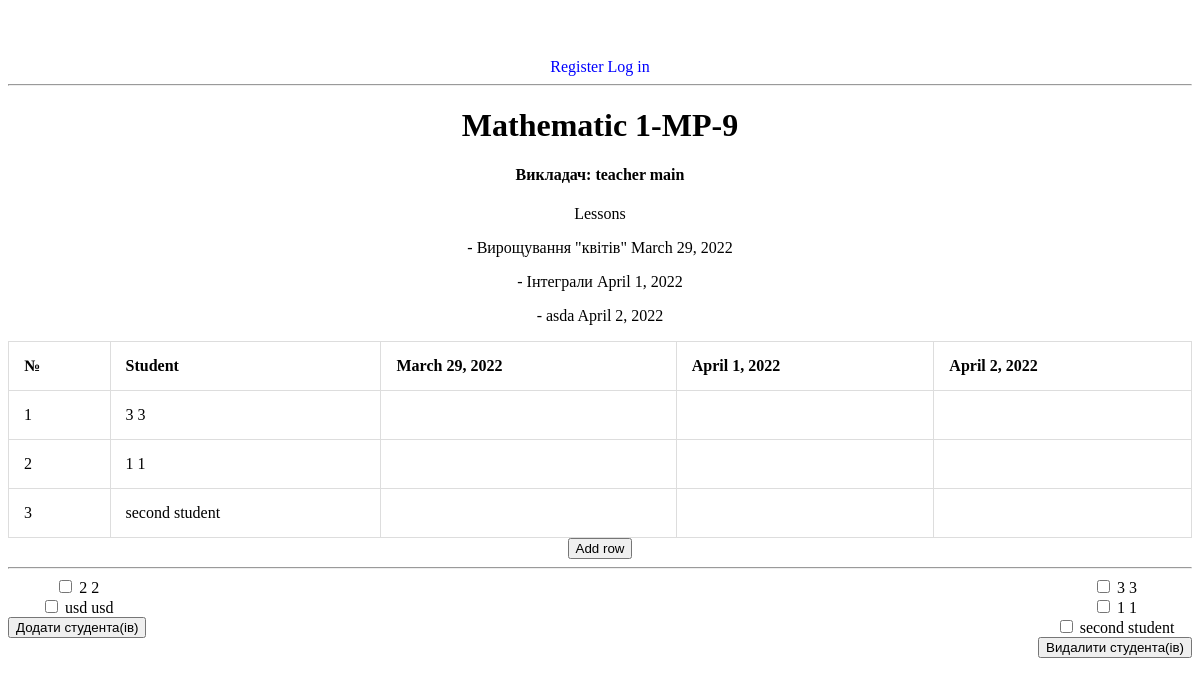
/journal/group/subject/, run on an earlier commit of the app's database.
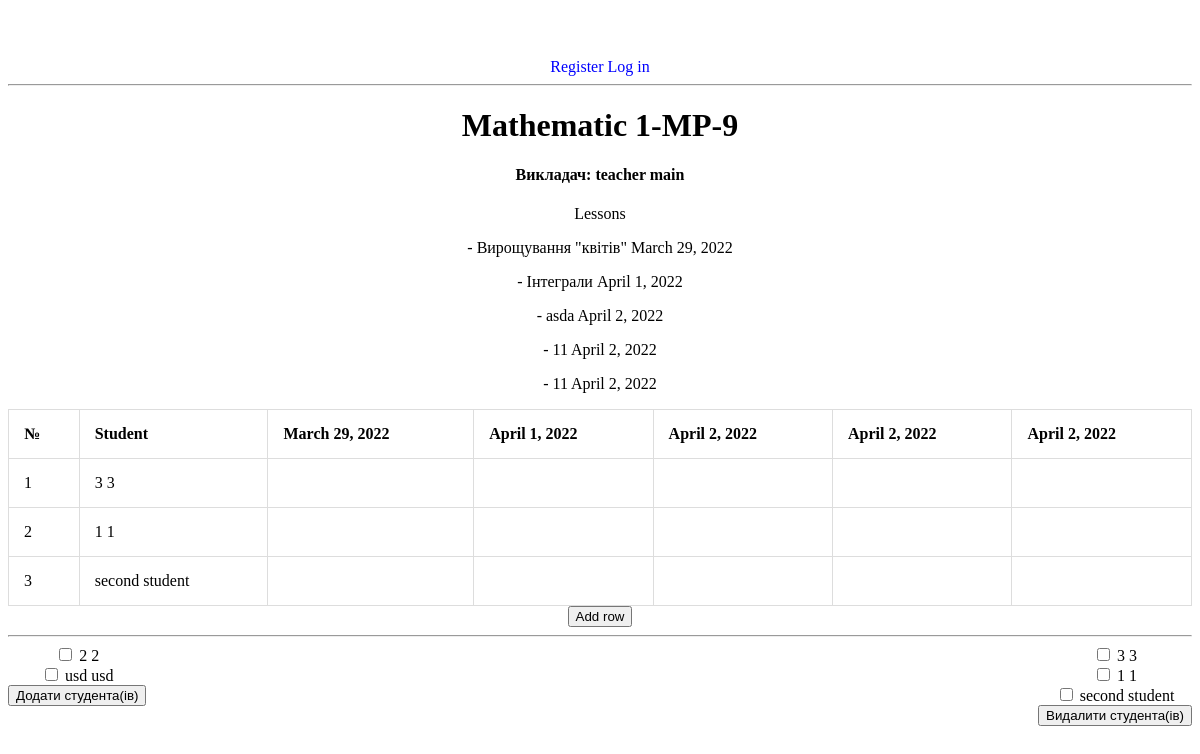
And on a later commit of the database.
### journal/models.py (models this page shows, shortened)
class Lesson(models.Model):
    date = models.DateField(auto_now_add=True)
    last_update = models.DateTimeField(auto_now=True)
    topic = models.CharField(max_length=200, verbose_name="Тема")
    homework = models.CharField(max_length=200, verbose_name="Домашнє завдання")
    note = models.CharField(max_length=200, verbose_name="Примітка")
    type = models.ForeignKey('LessonType', on_delete=models.CASCADE)
    teacher_subject = models.ForeignKey("TeacherSubject", on_delete=models.CASCADE)
    def __str__(self):
        return self.topic

class Student(models.Model):
    user = models.OneToOneField(settings.AUTH_USER_MODEL, on_delete=models.CASCADE)
    group = models.ForeignKey("Group", on_delete=models.CASCADE)
    def __str__(self):
        return str(self.user)

class CustomUser(AbstractBaseUser):
    name = models.CharField(max_length=15, null=False)
    surname = models.CharField(max_length=15, null=False)
    patronymic = models.CharField(max_length=15, blank=True, null=True)
    email = models.EmailField(unique=True)  # require
    phone_number = models.CharField(max_length=16, blank=True, null=True)
    avatar = models.ImageField(upload_to='user/avatar/', blank=True, null=True)
    date_of_birth = models.DateField(null=True)
    about = models.TextField(null=True)
    role = models.CharField(max_length=8, null=False, default="Other")
    is_active = models.BooleanField(default=True)
    is_staff = models.BooleanField(default=False)
    is_admin = models.BooleanField(default=False)
    USERNAME_FIELD = 'email'
    REQUIRED_FIELDS = ["name", "surname"]
    objects = CustomUserManager()
    def __str__(self):
        if self.name and self.surname:
            return f'{self.surname} {self.name}'
        return self.email.split('@')[0]

### journal/views.py (the view, shortened to what this page needs)
# urls.py: path('', include('journal.urls')),
def journal(request, group_slug="1-mp-9", subject_slug="mathematic"):
    group_obj = Group.objects.get(slug=group_slug)
    subject_obj = Subject.objects.get(slug=subject_slug)
    group_subject_obj = GroupSubject.objects.get(group=group_obj, subject=subject_obj)
    teacher_subject_obj = TeacherSubject.objects.get(group_subject=group_subject_obj)
    students_objs = Student.objects.filter(group=group_obj).order_by('-user')
    condition = (len(teacher_subject_obj.get_students()) != 0)
    students = students_objs.filter(pk__in=teacher_subject_obj.get_students()) if condition \
        else None
    other_students = students_objs.exclude(pk__in=teacher_subject_obj.get_students()) if condition \
        else students_objs
    context = {
        'title': 'Journal',
        'lesson_create_form': LessonCreateForm(initial={'teacher_subject': teacher_subject_obj}),
        'group_subject': group_subject_obj,
        'teacher_subject': teacher_subject_obj,
        'lessons': Lesson.objects.filter(teacher_subject=teacher_subject_obj),
        'students': students,
        'other_students': other_students,
    }
    return render(request, 'journal/journal.html', context=context)

### journal/forms.py
class LessonCreateForm(forms.ModelForm):
    topic = forms.CharField(label="Тема", widget=forms.TextInput(attrs={'class': 'form-input'}))
    homework = forms.CharField(label="Домашнє завдання", widget=forms.TextInput(attrs={'class': 'form-input'}))
    note = forms.CharField(label="Примітка", widget=forms.TextInput(attrs={'class': 'form-input'}))
    type = forms.ModelChoiceField(label="Тип", queryset=LessonType.objects.all(),
                                  widget=forms.Select(attrs={'class': 'form-input'}))
    teacher_subject = forms.ModelChoiceField(queryset=TeacherSubject.objects.all(), widget=forms.HiddenInput())
    class Meta:
        model = Lesson
        fields = ('topic', 'homework', 'note', 'type', 'teacher_subject')
    def __init__(self, *args, **kwargs):
        super(LessonCreateForm, self).__init__(*args, **kwargs)

### journal/models.py (called while the page is built)
    def __str__(self):
        return str(self.user)

    def __str__(self):
        return f"{self.subject.name} {self.group.name}"

    def get_students(self):
        return json.loads(self.students)

    def __str__(self):
        return self.name

### journal/templatetags/journal_tags.py (called while the page is built)
@register.filter(name='enum')
def enum(value):
    return enumerate(value)

### journal/templates/journal/journal.html (shortened to what this page needs)
{% extends 'journal/base.html' %}
{% load journal_tags %}
{% block main %}
<div class="info">
    <h1>{{ group_subject }} </h1>
    <h4>Викладач: {{ teacher_subject.teacher }}</h4>
</div>
<p>Lessons</p>
{% for lesson in lessons %}
<p>- {{ lesson }} {{ lesson.date }}</p>
{% endfor %}
{% if not students %}
<h1>You don't have any stundent</h1>
{% else %}
<table>
    <tr>
        <th>№</th>
        <th>Student</th>
        {% for lesson in lessons %}
        <th>{{ lesson.date }}</th>
        {% endfor %}
    </tr>
    {% for student in students|enum %}
    <tr>
        <td>{{ student|id }}</td>
        <td>{{ student|name }}</td>
        {% for lesson in lessons %}
        <td><input type="number" min="0" max="{{ group_subject.subject.evaluation_system.numerical_form }}"></td>
        {% endfor %}
    </tr>
    {% endfor %}
</table>
<button onclick="dropdown()">Add row</button>
{% endif %}
<hr>
{% if not other_students %}
<h1>Наразі немає студентів, яких можна додати</h1>
{% else %}
<form method="POST" style="float: left">
    <div id="id_students">
        {% for student in other_students|enum %}
        <div>
            <label for="id_students_{{ student|id }}">
                <input type="checkbox" name="students" value="{{ student|get_pk }}" id="id_students_{{ student|id }}">
                {{ student|name }}
            </label>
        </div>
        {% endfor %}
    </div>
    <button type="submit">Додати студента(ів)</button>
</form>
{% endif %}
{% if students %}
<form method="POST" style="float: right">
    <div id="id_student">
        {% for student in students|enum %}
        <div>
            <label for="pk_students_{{ student|id }}">
                <input type="checkbox" name="students" value="{{ student|get_pk }}" id="pk_students_{{ student|id }}">
                {{ student|name }}
            </label>
        </div>
        {% endfor %}
    </div>
    <button type="submit">Видалити студента(ів)</button>
</form>
{% endif %}
{% endblock %}

What changed in the data, as far as the page shows it:
added Lesson: topic "11", date "April 2, 2022"
added Lesson: topic "11", date "April 2, 2022"
